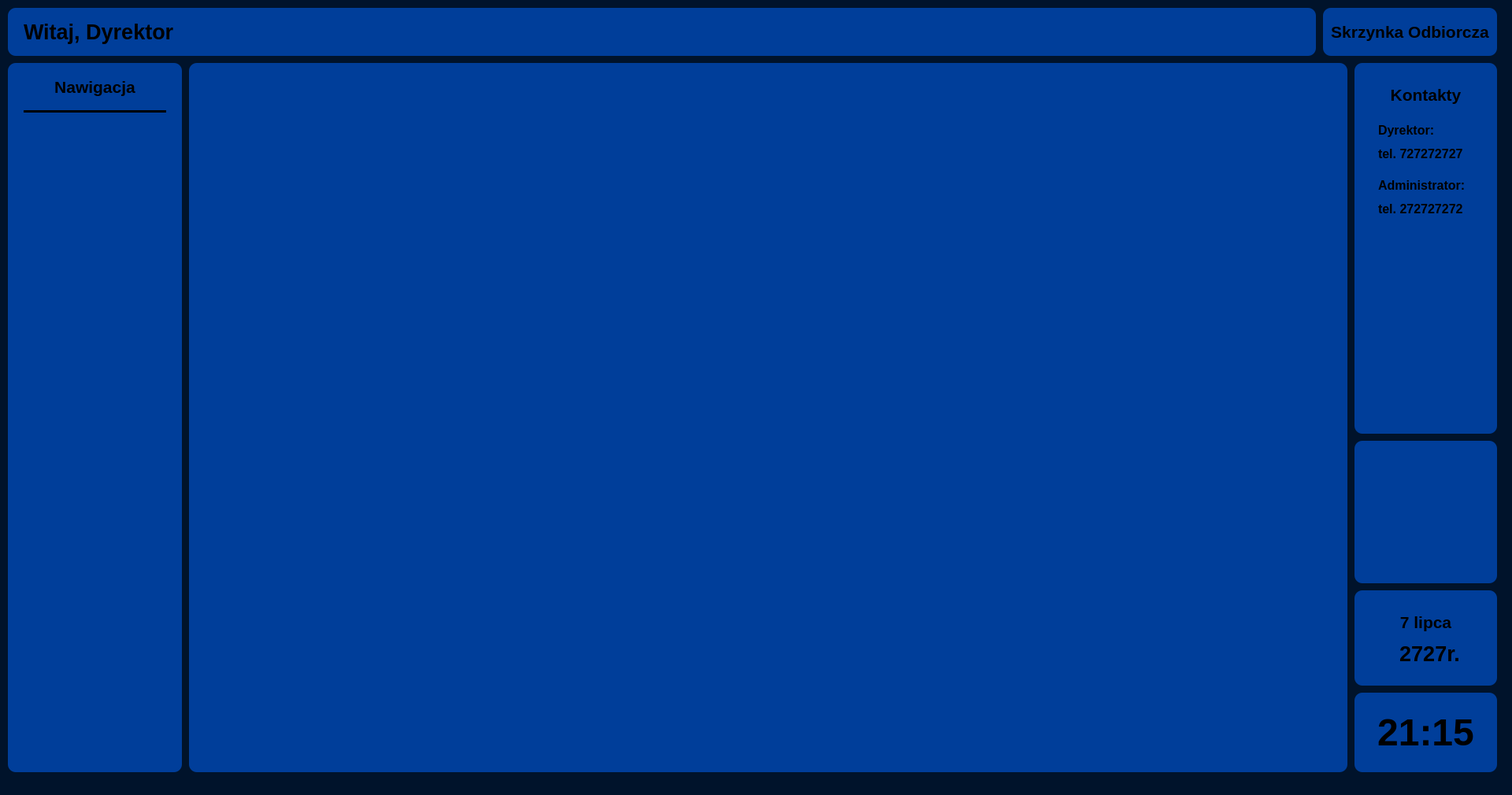
<?xml version="1.0" encoding="UTF-8"?>
<ui version="4.0">
 <class>MainWindow</class>
 <widget class="QMainWindow" name="MainWindow">
  <property name="geometry">
   <rect>
    <x>0</x>
    <y>0</y>
    <width>1920</width>
    <height>1010</height>
   </rect>
  </property>
  <property name="minimumSize">
   <size>
    <width>800</width>
    <height>600</height>
   </size>
  </property>
  <property name="windowTitle">
   <string>MainWindow</string>
  </property>
  <property name="layoutDirection">
   <enum>Qt::LayoutDirection::LeftToRight</enum>
  </property>
  <property name="styleSheet">
   <string notr="true">background-color: rgb(0, 19, 43);</string>
  </property>
  <widget class="QWidget" name="centralwidget">
   <widget class="QTextBrowser" name="textBrowser">
    <property name="geometry">
     <rect>
      <x>10</x>
      <y>10</y>
      <width>1661</width>
      <height>61</height>
     </rect>
    </property>
    <property name="styleSheet">
     <string notr="true">background-color: rgb(0, 62, 154);
      border-radius: 10px;</string>
    </property>
    <property name="sizeAdjustPolicy">
     <enum>QAbstractScrollArea::SizeAdjustPolicy::AdjustToContents</enum>
    </property>
    <property name="autoFormatting">
     <set>QTextEdit::AutoFormattingFlag::AutoBulletList</set>
    </property>
    <property name="html">
     <string>&lt;!DOCTYPE HTML PUBLIC &quot;-//W3C//DTD HTML 4.0//EN&quot; &quot;http://www.w3.org/TR/REC-html40/strict.dtd&quot;&gt;
&lt;html&gt;&lt;head&gt;&lt;meta name=&quot;qrichtext&quot; content=&quot;1&quot; /&gt;&lt;meta charset=&quot;utf-8&quot; /&gt;&lt;style type=&quot;text/css&quot;&gt;
p, li { white-space: pre-wrap; }
hr { height: 1px; border-width: 0; }
li.unchecked::marker { content: &quot;\2610&quot;; }
li.checked::marker { content: &quot;\2612&quot;; }
&lt;/style&gt;&lt;/head&gt;&lt;body style=&quot; font-family:'Segoe UI'; font-size:9pt; font-weight:400; font-style:normal;&quot;&gt;
&lt;p style=&quot; margin-top:0px; margin-bottom:0px; margin-left:0px; margin-right:0px; -qt-block-indent:0; text-indent:0px;&quot;&gt;      &lt;/p&gt;
&lt;p style=&quot;-qt-paragraph-type:empty; margin-top:0px; margin-bottom:0px; margin-left:0px; margin-right:0px; -qt-block-indent:0; text-indent:0px;&quot;&gt;&lt;br /&gt;&lt;/p&gt;&lt;/body&gt;&lt;/html&gt;</string>
    </property>
   </widget>
   <widget class="QGroupBox" name="groupBox">
    <property name="geometry">
     <rect>
      <x>10</x>
      <y>80</y>
      <width>221</width>
      <height>901</height>
     </rect>
    </property>
    <property name="styleSheet">
     <string notr="true">background-color: rgb(0, 62, 154);
      border-radius: 10px;</string>
    </property>
    <property name="title">
     <string/>
    </property>
    <widget class="QLabel" name="label_8">
     <property name="geometry">
      <rect>
       <x>10</x>
       <y>10</y>
       <width>201</width>
       <height>41</height>
      </rect>
     </property>
     <property name="font">
      <font>
       <pointsize>16</pointsize>
       <bold>true</bold>
      </font>
     </property>
     <property name="layoutDirection">
      <enum>Qt::LayoutDirection::LeftToRight</enum>
     </property>
     <property name="styleSheet">
      <string notr="true">background-color: rgb(0, 62, 154);</string>
     </property>
     <property name="text">
      <string>Nawigacja</string>
     </property>
     <property name="textFormat">
      <enum>Qt::TextFormat::RichText</enum>
     </property>
     <property name="alignment">
      <set>Qt::AlignmentFlag::AlignCenter</set>
     </property>
    </widget>
    <widget class="Line" name="line">
     <property name="geometry">
      <rect>
       <x>20</x>
       <y>60</y>
       <width>181</width>
       <height>3</height>
      </rect>
     </property>
     <property name="styleSheet">
      <string notr="true">background-color: black;</string>
     </property>
     <property name="orientation">
      <enum>Qt::Orientation::Horizontal</enum>
     </property>
    </widget>
    <widget class="QGroupBox" name="naviList">
     <property name="geometry">
      <rect>
       <x>10</x>
       <y>70</y>
       <width>201</width>
       <height>801</height>
      </rect>
     </property>
     <property name="minimumSize">
      <size>
       <width>201</width>
       <height>801</height>
      </size>
     </property>
     <property name="maximumSize">
      <size>
       <width>201</width>
       <height>801</height>
      </size>
     </property>
     <property name="title">
      <string/>
     </property>
    </widget>
   </widget>
   <widget class="QLabel" name="label_2">
    <property name="geometry">
     <rect>
      <x>30</x>
      <y>20</y>
      <width>261</width>
      <height>41</height>
     </rect>
    </property>
    <property name="font">
     <font>
      <pointsize>20</pointsize>
      <bold>true</bold>
     </font>
    </property>
    <property name="layoutDirection">
     <enum>Qt::LayoutDirection::LeftToRight</enum>
    </property>
    <property name="styleSheet">
     <string notr="true">background-color: rgb(0, 62, 154);</string>
    </property>
    <property name="text">
     <string>Witaj, Dyrektor</string>
    </property>
    <property name="textFormat">
     <enum>Qt::TextFormat::RichText</enum>
    </property>
    <property name="alignment">
     <set>Qt::AlignmentFlag::AlignLeading|Qt::AlignmentFlag::AlignLeft|Qt::AlignmentFlag::AlignVCenter</set>
    </property>
   </widget>
   <widget class="QFrame" name="frame">
    <property name="geometry">
     <rect>
      <x>1720</x>
      <y>560</y>
      <width>181</width>
      <height>181</height>
     </rect>
    </property>
    <property name="styleSheet">
     <string notr="true">background-color: rgb(0, 62, 154);
      border-radius: 10px;</string>
    </property>
    <property name="frameShape">
     <enum>QFrame::Shape::StyledPanel</enum>
    </property>
    <property name="frameShadow">
     <enum>QFrame::Shadow::Raised</enum>
    </property>
    <widget class="QLabel" name="label_9">
     <property name="geometry">
      <rect>
       <x>10</x>
       <y>10</y>
       <width>161</width>
       <height>161</height>
      </rect>
     </property>
     <property name="font">
      <font>
       <pointsize>16</pointsize>
       <bold>true</bold>
      </font>
     </property>
     <property name="layoutDirection">
      <enum>Qt::LayoutDirection::LeftToRight</enum>
     </property>
     <property name="styleSheet">
      <string notr="true">background-color: rgb(0, 62, 154);</string>
     </property>
     <property name="text">
      <string/>
     </property>
     <property name="textFormat">
      <enum>Qt::TextFormat::RichText</enum>
     </property>
     <property name="pixmap">
      <pixmap>logo.png</pixmap>
     </property>
     <property name="scaledContents">
      <bool>true</bool>
     </property>
     <property name="alignment">
      <set>Qt::AlignmentFlag::AlignCenter</set>
     </property>
    </widget>
   </widget>
   <widget class="QFrame" name="frame_2">
    <property name="geometry">
     <rect>
      <x>1720</x>
      <y>80</y>
      <width>181</width>
      <height>471</height>
     </rect>
    </property>
    <property name="styleSheet">
     <string notr="true">background-color: rgb(0, 62, 154);
      border-radius: 10px;</string>
    </property>
    <property name="frameShape">
     <enum>QFrame::Shape::StyledPanel</enum>
    </property>
    <property name="frameShadow">
     <enum>QFrame::Shadow::Raised</enum>
    </property>
    <widget class="QLabel" name="label_12">
     <property name="geometry">
      <rect>
       <x>20</x>
       <y>20</y>
       <width>141</width>
       <height>41</height>
      </rect>
     </property>
     <property name="font">
      <font>
       <pointsize>16</pointsize>
       <bold>true</bold>
      </font>
     </property>
     <property name="layoutDirection">
      <enum>Qt::LayoutDirection::LeftToRight</enum>
     </property>
     <property name="styleSheet">
      <string notr="true">background-color: rgb(0, 62, 154);</string>
     </property>
     <property name="text">
      <string>Kontakty</string>
     </property>
     <property name="textFormat">
      <enum>Qt::TextFormat::RichText</enum>
     </property>
     <property name="alignment">
      <set>Qt::AlignmentFlag::AlignCenter</set>
     </property>
    </widget>
    <widget class="QLabel" name="label_13">
     <property name="geometry">
      <rect>
       <x>30</x>
       <y>70</y>
       <width>111</width>
       <height>31</height>
      </rect>
     </property>
     <property name="font">
      <font>
       <pointsize>12</pointsize>
       <bold>true</bold>
      </font>
     </property>
     <property name="layoutDirection">
      <enum>Qt::LayoutDirection::LeftToRight</enum>
     </property>
     <property name="styleSheet">
      <string notr="true">background-color: rgb(0, 62, 154);</string>
     </property>
     <property name="text">
      <string>Dyrektor:</string>
     </property>
     <property name="textFormat">
      <enum>Qt::TextFormat::RichText</enum>
     </property>
     <property name="alignment">
      <set>Qt::AlignmentFlag::AlignLeading|Qt::AlignmentFlag::AlignLeft|Qt::AlignmentFlag::AlignVCenter</set>
     </property>
    </widget>
    <widget class="QLabel" name="label_14">
     <property name="geometry">
      <rect>
       <x>30</x>
       <y>100</y>
       <width>111</width>
       <height>31</height>
      </rect>
     </property>
     <property name="font">
      <font>
       <pointsize>12</pointsize>
       <bold>true</bold>
      </font>
     </property>
     <property name="layoutDirection">
      <enum>Qt::LayoutDirection::LeftToRight</enum>
     </property>
     <property name="styleSheet">
      <string notr="true">background-color: rgb(0, 62, 154);</string>
     </property>
     <property name="text">
      <string>tel. 727272727</string>
     </property>
     <property name="textFormat">
      <enum>Qt::TextFormat::RichText</enum>
     </property>
     <property name="alignment">
      <set>Qt::AlignmentFlag::AlignLeading|Qt::AlignmentFlag::AlignLeft|Qt::AlignmentFlag::AlignVCenter</set>
     </property>
    </widget>
    <widget class="QLabel" name="label_15">
     <property name="geometry">
      <rect>
       <x>30</x>
       <y>140</y>
       <width>121</width>
       <height>31</height>
      </rect>
     </property>
     <property name="font">
      <font>
       <pointsize>12</pointsize>
       <bold>true</bold>
      </font>
     </property>
     <property name="layoutDirection">
      <enum>Qt::LayoutDirection::LeftToRight</enum>
     </property>
     <property name="styleSheet">
      <string notr="true">background-color: rgb(0, 62, 154);</string>
     </property>
     <property name="text">
      <string>Administrator:</string>
     </property>
     <property name="textFormat">
      <enum>Qt::TextFormat::RichText</enum>
     </property>
     <property name="alignment">
      <set>Qt::AlignmentFlag::AlignLeading|Qt::AlignmentFlag::AlignLeft|Qt::AlignmentFlag::AlignVCenter</set>
     </property>
    </widget>
    <widget class="QLabel" name="label_16">
     <property name="geometry">
      <rect>
       <x>30</x>
       <y>170</y>
       <width>111</width>
       <height>31</height>
      </rect>
     </property>
     <property name="font">
      <font>
       <pointsize>12</pointsize>
       <bold>true</bold>
      </font>
     </property>
     <property name="layoutDirection">
      <enum>Qt::LayoutDirection::LeftToRight</enum>
     </property>
     <property name="styleSheet">
      <string notr="true">background-color: rgb(0, 62, 154);</string>
     </property>
     <property name="text">
      <string>tel. 272727272</string>
     </property>
     <property name="textFormat">
      <enum>Qt::TextFormat::RichText</enum>
     </property>
     <property name="alignment">
      <set>Qt::AlignmentFlag::AlignLeading|Qt::AlignmentFlag::AlignLeft|Qt::AlignmentFlag::AlignVCenter</set>
     </property>
    </widget>
   </widget>
   <widget class="QFrame" name="frame_3">
    <property name="geometry">
     <rect>
      <x>1720</x>
      <y>750</y>
      <width>181</width>
      <height>121</height>
     </rect>
    </property>
    <property name="styleSheet">
     <string notr="true">background-color: rgb(0, 62, 154);
      border-radius: 10px;</string>
    </property>
    <property name="frameShape">
     <enum>QFrame::Shape::StyledPanel</enum>
    </property>
    <property name="frameShadow">
     <enum>QFrame::Shadow::Raised</enum>
    </property>
    <widget class="QLabel" name="label">
     <property name="geometry">
      <rect>
       <x>20</x>
       <y>20</y>
       <width>141</width>
       <height>41</height>
      </rect>
     </property>
     <property name="font">
      <font>
       <pointsize>16</pointsize>
       <bold>true</bold>
      </font>
     </property>
     <property name="layoutDirection">
      <enum>Qt::LayoutDirection::LeftToRight</enum>
     </property>
     <property name="styleSheet">
      <string notr="true">background-color: rgb(0, 62, 154);</string>
     </property>
     <property name="text">
      <string>7 lipca</string>
     </property>
     <property name="textFormat">
      <enum>Qt::TextFormat::RichText</enum>
     </property>
     <property name="alignment">
      <set>Qt::AlignmentFlag::AlignCenter</set>
     </property>
    </widget>
    <widget class="QLabel" name="label_10">
     <property name="geometry">
      <rect>
       <x>40</x>
       <y>60</y>
       <width>111</width>
       <height>41</height>
      </rect>
     </property>
     <property name="font">
      <font>
       <pointsize>20</pointsize>
       <bold>true</bold>
      </font>
     </property>
     <property name="layoutDirection">
      <enum>Qt::LayoutDirection::LeftToRight</enum>
     </property>
     <property name="styleSheet">
      <string notr="true">background-color: rgb(0, 62, 154);</string>
     </property>
     <property name="text">
      <string>2727r.</string>
     </property>
     <property name="textFormat">
      <enum>Qt::TextFormat::RichText</enum>
     </property>
     <property name="alignment">
      <set>Qt::AlignmentFlag::AlignCenter</set>
     </property>
    </widget>
   </widget>
   <widget class="QFrame" name="frame_4">
    <property name="geometry">
     <rect>
      <x>1720</x>
      <y>880</y>
      <width>181</width>
      <height>101</height>
     </rect>
    </property>
    <property name="styleSheet">
     <string notr="true">background-color: rgb(0, 62, 154);
      border-radius: 10px;</string>
    </property>
    <property name="frameShape">
     <enum>QFrame::Shape::StyledPanel</enum>
    </property>
    <property name="frameShadow">
     <enum>QFrame::Shadow::Raised</enum>
    </property>
    <widget class="QLabel" name="label_7">
     <property name="geometry">
      <rect>
       <x>20</x>
       <y>10</y>
       <width>141</width>
       <height>81</height>
      </rect>
     </property>
     <property name="font">
      <font>
       <pointsize>36</pointsize>
       <bold>true</bold>
      </font>
     </property>
     <property name="layoutDirection">
      <enum>Qt::LayoutDirection::LeftToRight</enum>
     </property>
     <property name="styleSheet">
      <string notr="true">background-color: rgb(0, 62, 154);</string>
     </property>
     <property name="text">
      <string>21:15</string>
     </property>
     <property name="textFormat">
      <enum>Qt::TextFormat::RichText</enum>
     </property>
     <property name="alignment">
      <set>Qt::AlignmentFlag::AlignCenter</set>
     </property>
    </widget>
   </widget>
   <widget class="QFrame" name="MainPanel">
    <property name="geometry">
     <rect>
      <x>240</x>
      <y>80</y>
      <width>1471</width>
      <height>901</height>
     </rect>
    </property>
    <property name="minimumSize">
     <size>
      <width>1471</width>
      <height>901</height>
     </size>
    </property>
    <property name="maximumSize">
     <size>
      <width>1471</width>
      <height>901</height>
     </size>
    </property>
    <property name="styleSheet">
     <string notr="true">background-color: rgb(0, 62, 154);
      border-radius: 10px;</string>
    </property>
    <property name="frameShape">
     <enum>QFrame::Shape::StyledPanel</enum>
    </property>
    <property name="frameShadow">
     <enum>QFrame::Shadow::Raised</enum>
    </property>
   </widget>
   <widget class="QPushButton" name="mainMailButton">
    <property name="geometry">
     <rect>
      <x>1680</x>
      <y>10</y>
      <width>221</width>
      <height>61</height>
     </rect>
    </property>
    <property name="font">
     <font>
      <pointsize>16</pointsize>
      <bold>true</bold>
     </font>
    </property>
    <property name="styleSheet">
     <string notr="true">background-color: rgb(0, 62, 154);
      border-radius: 10px;</string>
    </property>
    <property name="text">
     <string>Skrzynka Odbiorcza</string>
    </property>
   </widget>
   <zorder>MainPanel</zorder>
   <zorder>textBrowser</zorder>
   <zorder>groupBox</zorder>
   <zorder>label_2</zorder>
   <zorder>frame</zorder>
   <zorder>frame_2</zorder>
   <zorder>frame_3</zorder>
   <zorder>frame_4</zorder>
   <zorder>mainMailButton</zorder>
  </widget>
  <widget class="QStatusBar" name="statusbar"/>
 </widget>
 <resources/>
 <connections/>
</ui>
